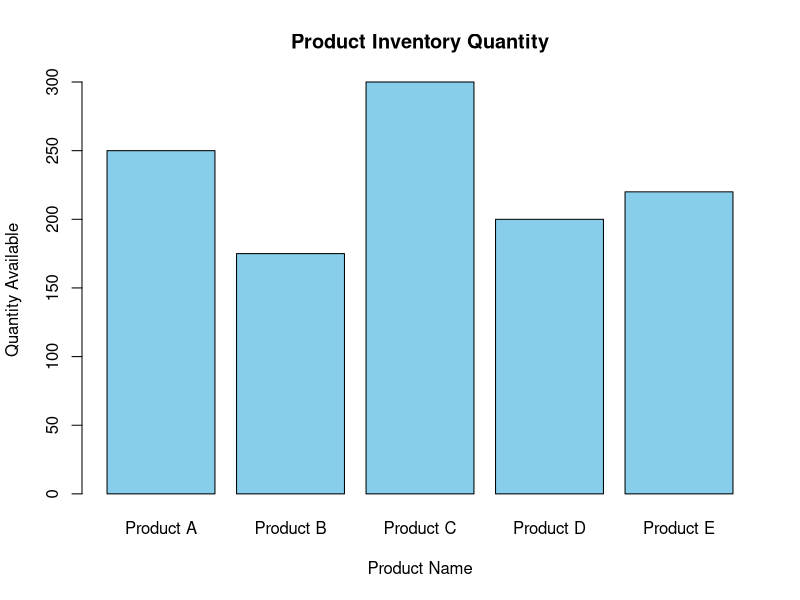

This figure's R source:
# Product Inventory Data

product <- c("Product A", "Product B", "Product C", "Product D", "Product E")
quantity <- c(250, 175, 300, 200, 220)

# Bar Chart

barplot(quantity,
        names.arg = product,
        col = "skyblue",
        xlab = "Product Name",
        ylab = "Quantity Available",
        main = "Product Inventory Quantity")
